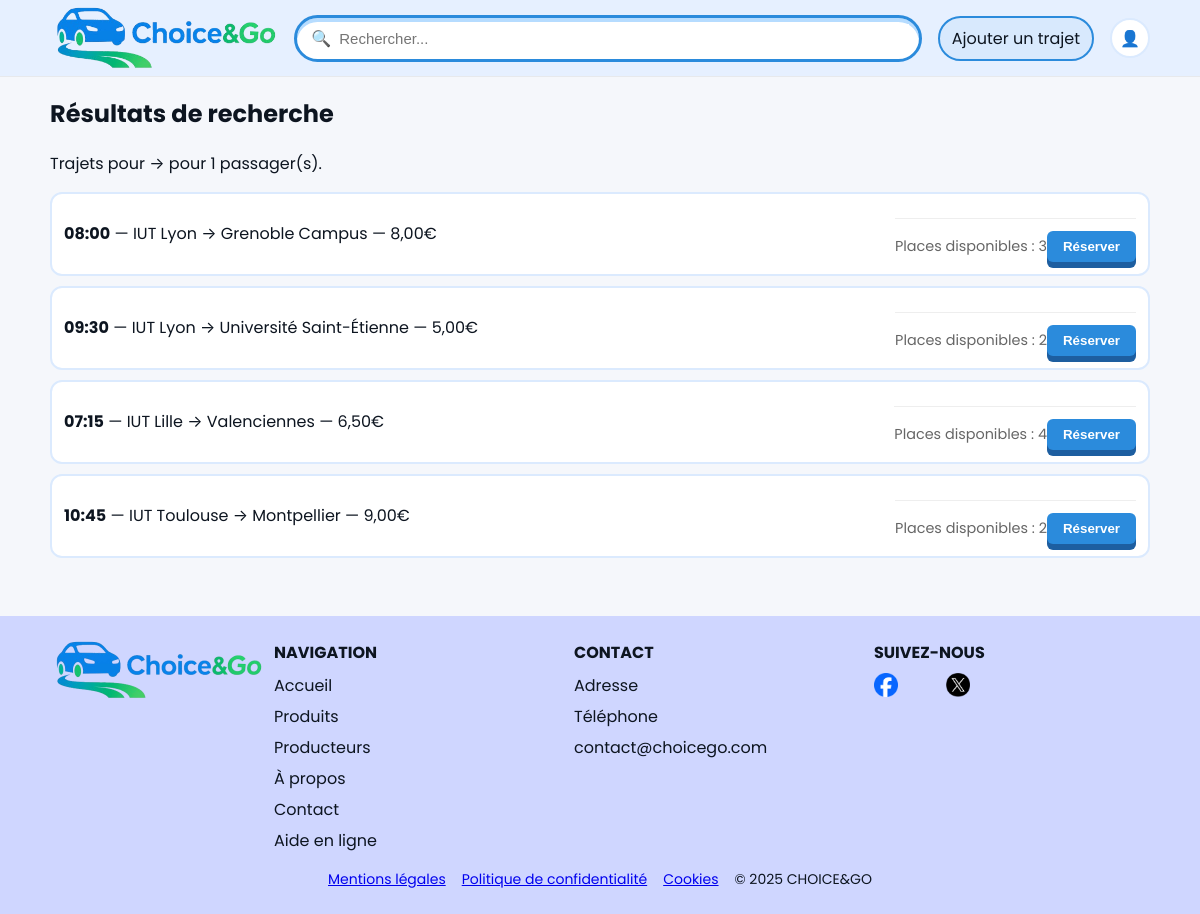
/choicego_siteV2/choicego_site/search.php, run on the app's committed database.
### tables this page shows
CREATE TABLE `trajets` (
  `trajet_id` int NOT NULL,
  `conducteur_id` int NOT NULL,
  `vehicule_id` int DEFAULT NULL,
  `lieu_depart` varchar(255) NOT NULL,
  `lieu_arrivee` varchar(255) NOT NULL,
  `date_heure_depart` datetime NOT NULL,
  `places_disponibles` int NOT NULL,
  `prix_par_place` decimal(10,2) NOT NULL,
  `statut_trajet` enum('ouvert','complet','annulé','terminé') NOT NULL,
  `depart_latitude` float DEFAULT NULL,
  `depart_longitude` float DEFAULT NULL,
  `arrivee_latitude` float DEFAULT NULL,
  `arrivee_longitude` float DEFAULT NULL,
  `date_creation_trajet` datetime NOT NULL DEFAULT CURRENT_TIMESTAMP
);

### choicego_siteV2/choicego_site/search.php (the view, shortened to what this page needs)
<?php
include __DIR__ . "/includes/header.php";
include __DIR__ . '/includes/db.php';
$from = trim($_GET['from'] ?? '');
$to   = trim($_GET['to'] ?? '');
$pax  = max(1, (int)($_GET['pax'] ?? 1));
$sql = "SELECT trajets.*, trajets.prix_par_place AS prix FROM trajets
        WHERE statut_trajet = 'ouvert'
          AND lieu_depart LIKE :from
          AND lieu_arrivee LIKE :to
          AND places_disponibles >= :pax
        ORDER BY date_heure_depart ASC";
$stmt = $pdo->prepare($sql);
$stmt->execute([
  ':from' => "%{$from}%",
  ':to'   => "%{$to}%",
  ':pax'  => $pax
]);
$results = $stmt->fetchAll();
?>
<section class="container results">
  <h1>Résultats de recherche</h1>
  <p>Trajets pour <strong><?php echo htmlspecialchars($from); ?></strong> → <strong><?php echo htmlspecialchars($to); ?></strong> pour <?php echo $pax; ?> passager(s).</p>
  <?php if (count($results) === 0): ?>
    <p style="text-align: center; padding: 2rem; background: #f5f5f5; border-radius: 8px;">
      Aucun trajet disponible pour cette recherche.
    </p>
  <?php else: ?>
  <ul class="rides">
    <?php foreach ($results as $ride): ?>
    <li class="ride">
      <div class="line">
        <strong><?php echo date('H:i', strtotime($ride['date_heure_depart'])); ?></strong> —
        <?php echo htmlspecialchars($ride['lieu_depart']); ?> → <?php echo htmlspecialchars($ride['lieu_arrivee']); ?> —
        <?php echo number_format((float)$ride['prix'], 2, ',', ' '); ?>€
      </div>
      <div class="ride-details">
        <span class="available-seats">Places disponibles : <?php echo (int)$ride['places_disponibles']; ?></span>
        <form method="post" style="display: inline;">
          <button type="submit" name="make_reservation" class="btn-primary">Réserver</button>
        </form>
      </div>
    </li>
    <?php endforeach; ?>
  </ul>
  <?php endif; ?>
</section>
<?php include __DIR__ . "/includes/footer.php"; ?>

### choicego_siteV2/choicego_site/assets/css/style.css (style rules this page uses)
:root { --brand:#2b8bdc; --brand-dark:#1d5ea0; --ink:#0d1520; --muted:#6b7280; --bg:#f5f7fb; --card:#ffffff; --accent:#9ecbff; --radius:16px; }
* { box-sizing:border-box }
html,body { margin:0;padding:0;font-family:Poppins, system-ui, -apple-system, Segoe UI, Roboto, 'Helvetica Neue', Arial, 'Noto Sans', 'Apple Color Emoji', 'Segoe UI Emoji', 'Segoe UI Symbol';color:var(--ink);background:var(--bg) }
.container { width:min(1100px, 92%);margin:auto }
.btn-primary { background:var(--brand);border:0;color:#fff;border-radius:12px;padding:12px 20px;font-weight:600;cursor:pointer;box-shadow:0 6px 0 var(--brand-dark) }
.results .rides { list-style:none;padding:0;margin:12px 0;display:grid;gap:10px }
.ride { display:flex;align-items:center;justify-content:space-between;background:#fff;border:2px solid #dbeafe;border-radius:12px;padding:12px }

### choicego_siteV2/choicego_site/search.php (style rules this page uses)
.ride-details { display: flex; justify-content: space-between; align-items: center; margin-top: 0.75rem; padding-top: 0.75rem; border-top: 1px solid #eee; }
.available-seats { font-size: 0.9rem; color: #666; }
.btn-primary { background: var(--brand); border: 0; color: #fff; border-radius: 6px; padding: 0.5rem 1rem; font-weight: 600; cursor: pointer; transition: all 0.2s; }

### data on the page
trajets: date_heure_depart "08:00", lieu_depart "IUT Lyon", lieu_arrivee "Grenoble Campus", prix_par_place "8,00", places_disponibles "3"
trajets: date_heure_depart "09:30", lieu_depart "IUT Lyon", lieu_arrivee "Université Saint-Étienne", prix_par_place "5,00", places_disponibles "2"
trajets: date_heure_depart "07:15", lieu_depart "IUT Lille", lieu_arrivee "Valenciennes", prix_par_place "6,50", places_disponibles "4"
trajets: date_heure_depart "10:45", lieu_depart "IUT Toulouse", lieu_arrivee "Montpellier", prix_par_place "9,00", places_disponibles "2"

### other printed values
$pax "1"
